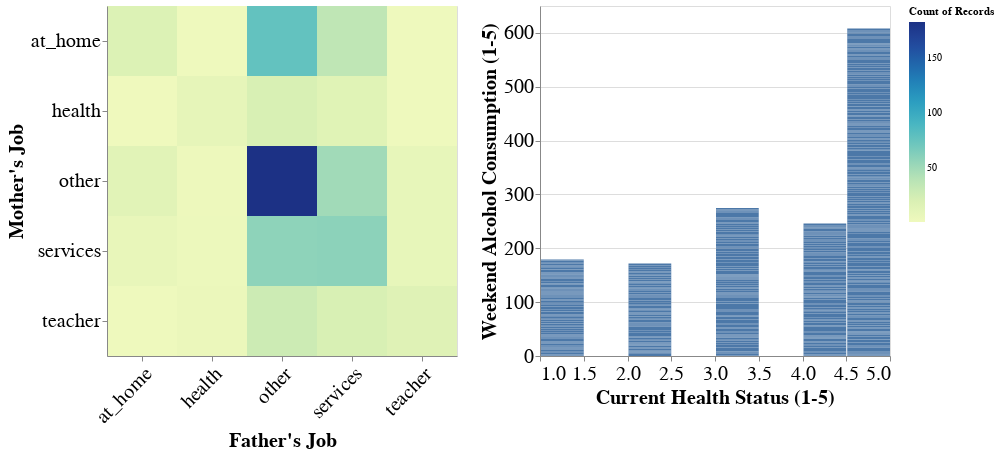

Notebook source saved alongside this figure:
### Code cell
brush = alt.selection_interval(encodings=['x','y'])

# 1. heatmap
rect = alt.Chart(math_df).mark_rect().encode(alt.X('Fjob:N', axis=alt.Axis(title="Father's Job", labelAngle=-45)),
                                             alt.Y('Mjob:N', axis=alt.Axis(title="Mother's Job")),
                                             alt.Color("count()"),
                                             tooltip=['Fjob:N', 'Mjob:N']
                                             ).add_selection(brush)

# 2. histogram
hist = alt.Chart(math_df).mark_bar().encode(alt.X('health:Q', bin= True, axis=alt.Axis(title='Current Health Status (1-5)')),
                                             alt.Y('Walc:Q', axis=alt.Axis(title='Weekend Alcohol Consumption (1-5)')),
                                             tooltip=['health:Q', 'Walc:Q']
                                            ).transform_filter(brush)

# 3. connecting together
myDashboard = (rect.properties(width=350,height=350) | hist.properties(width=350,height=350)).configure_axis(labelFontSize=20,titleFontSize=20)
myDashboard

### Figure 1 — Vega-Lite specification as saved in the notebook (floating-point values rounded to 4 significant figures; data arrays with more than 128 entries replaced by an {"elided": "..."} marker saying what was removed)
{"config": {"view": {"continuousWidth": 400, "continuousHeight": 300}, "axis": {"labelFontSize": 20, "titleFontSize": 20}}, "hconcat": [{"mark": "rect", "encoding": {"color": {"aggregate": "count", "type": "quantitative"}, "tooltip": [{"field": "Fjob", "type": "nominal"}, {"field": "Mjob", "type": "nominal"}], "x": {"axis": {"labelAngle": -45, "title": "Father's Job"}, "field": "Fjob", "type": "nominal"}, "y": {"axis": {"title": "Mother's Job"}, "field": "Mjob", "type": "nominal"}}, "height": 350, "selection": {"selector002": {"type": "interval", "encodings": ["x", "y"]}}, "width": 350}, {"mark": "bar", "encoding": {"tooltip": [{"field": "health", "type": "quantitative"}, {"field": "Walc", "type": "quantitative"}], "x": {"axis": {"title": "Current Health Status (1-5)"}, "bin": true, "field": "health", "type": "quantitative"}, "y": {"axis": {"title": "Weekend Alcohol Consumption (1-5)"}, "field": "Walc", "type": "quantitative"}}, "height": 350, "transform": [{"filter": {"selection": "selector002"}}], "width": 350}], "data": {"name": "data-2598c03e4b3391988ca14a0c16e86572"}, "$schema": "https://vega.github.io/schema/vega-lite/v4.17.0.json", "datasets": {"data-2598c03e4b3391988ca14a0c16e86572": {"elided": "649 records"}}}
